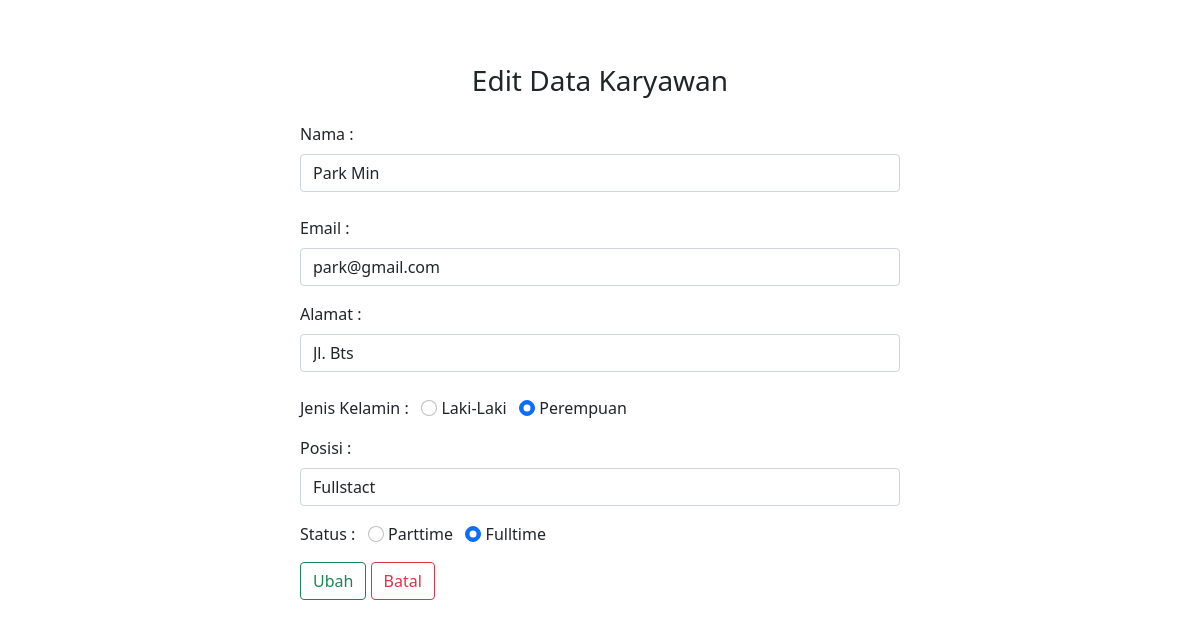
The page /edit.php?id=7 on the database its author committed.
### tables this page shows
CREATE TABLE `karyawan` (
  `id` int(100) NOT NULL,
  `name` varchar(100) NOT NULL,
  `email` varchar(100) NOT NULL,
  `address` varchar(100) NOT NULL,
  `gender` varchar(100) NOT NULL,
  `position` varchar(100) NOT NULL,
  `status` varchar(100) NOT NULL
);

### edit.php (the view, shortened to what this page needs)
<?php
include "db_conn.php";
$id = $_GET['id'];
?>
<!DOCTYPE html>
<html lang="en">
<head>
    <link href="https://cdn.jsdelivr.net/npm/bootstrap@5.1.3/dist/css/bootstrap.min.css" rel="stylesheet"
>
    <link rel="stylesheet" href="https://cdnjs.cloudflare.com/ajax/libs/font-awesome/6.2.1/css/all.min.css"
 />
</head>
<body>
    <nav class="navbar navbar-light justify-content-center fs-3 mb-5"
    style="backround-color: rgb(177, 230, 4);">
    </nav>
    <div class="container">
        <div class="text-center mb-4">
            <h3>Edit Data Karyawan</h3>
        </div>
        <?php
            $sql = "SELECT * FROM `karyawan` WHERE id = $id LIMIT 1";
            $result = mysqli_query($conn, $sql);
            $row = mysqli_fetch_assoc($result);
        ?>
        <div class="container d-flex justify-content-center">
            <form action="" method="post" style="width:50vw; min-width:300px;">
                <div class="row mb-3">
                    <div class="col">
                        <label class="form-label">Nama :</label>
                        <input type="text" class="form-control" name="name"  value="<?php echo $row['name'] ?>" ><br>
                    </div>
                    <div class="mb-3">
                        <label class="form-label">Email :</label>
                        <input type="email" class="form-control" name="email"  value="<?php echo $row['email'] ?>">
                    </div>
                    <div class="col">
                        <label class="form-label">Alamat :</label>
                        <input type="text" class="form-control" name="address"  value="<?php echo $row['address'] ?>"><br>
                    </div>
                    <div class="form-group mb-3">
                        <label>Jenis Kelamin :</label> &nbsp;
                        <input type="radio" class="form-check-input" name="gender" id="male" value="male" <?php echo $row['gender'] =='male'? "checked":"";?>>
                        <label for="male" class="form-input-label">Laki-Laki</label> &nbsp;
                        <input type="radio" class="form-check-input" name="gender" id="female" value="female"  <?php echo $row['gender'] =='female'? "checked":"";?>>
                        <label for="male" class="form-input-label">Perempuan</label><br>
                    </div>
                    <div class="mb-3">
                        <label class="form-label">Posisi :</label>
                        <input type="text" class="form-control" name="position"  value="<?php echo $row['position'] ?>">
                    </div>
                    <div class="form-group mb-3">
                        <label>Status :</label> &nbsp;
                        <input type="radio" class="form-check-input" name="status" id="parttime" value="parttime"  <?php echo $row['status'] =='parttime'? "checked":"";?>>
                        <label for="parttime" class="form-input-label">Parttime</label> &nbsp;
                        <input type="radio" class="form-check-input" name="status" id="fulltime" value="fulltime" <?php echo $row['status'] =='fulltime'? "checked":"";?>>
                        <label for="fulltime" class="form-input-label">Fulltime</label><br>
                    </div>
                    <div>
                        <button type="submit" name="submit" class="btn btn-outline-success">Ubah</button>
                        <a href="index.php" class="btn btn-outline-danger">Batal</a>
                    </div>
                </div>
            </form>
        </div>
    </div>
</body>
</html>

### rows shown on the page
karyawan: name "Park Min", email "park@gmail.com", address "Jl. Bts", gender "☐ Laki-Laki", gender "☑", position "Fullstact", status "☐ Parttime", status "☑ Fulltime"
